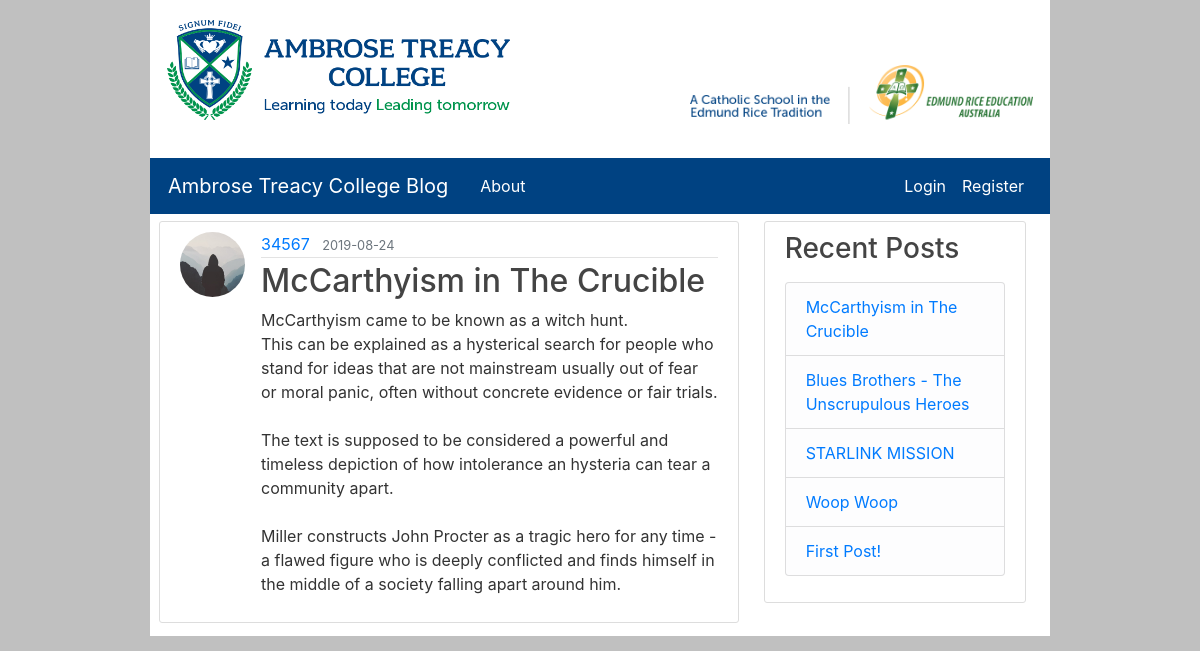
The page /post/5 on the database its author committed.
### flaskBlog/models.py (models this page shows, shortened)
class User(db.Model, UserMixin):
    id = db.Column(db.Integer, primary_key=True)
    username = db.Column(db.String(20), unique=True, nullable=False)
    email = db.Column(db.String(120), unique=True, nullable=False)
    image_file = db.Column(db.String(20), nullable=False, default="default.jpg")
    password = db.Column(db.String(60), nullable=False)
    administrator = db.Column(db.Integer, nullable=True)
    posts = db.relationship("Post", backref="author", lazy=True)
    forename = db.Column(db.String(50), nullable=True)
    surname = db.Column(db.String(50), nullable=True)

class Post(db.Model):
    id = db.Column(db.Integer, primary_key=True)
    title = db.Column(db.String(100), nullable=False)
    date_posted = db.Column(db.DateTime, nullable=False, default=datetime.utcnow)
    content = db.Column(db.Text, nullable=False)
    user_id = db.Column(db.Integer, db.ForeignKey("user.id"), nullable=True)

### flaskBlog/routes.py (the view)
@app.route("/post/<int:post_id>")
def post(post_id):
    posts = Post.query.all()
    post = Post.query.get_or_404(post_id)
    return render_template("post.html", title=post.title, post=post, legend="New Post", posts=posts)

### flaskBlog/templates/post.html (shortened to what this page needs)
{% extends 'layout.html' %}
{% block content %}
<article class="media content-section">
  <img class="rounded-circle article-img"
    src="{{ url_for('static', filename='profile_pics/' + post.author.image_file) }}">
  <div class="media-body">
    <div class="article-metadata">
      <a class="mr-2" href="#">{{ post.author.username }}</a>
      <small class="text-muted">{{ post.date_posted.strftime("%Y-%m-%d") }}</small>
    </div>
    <h2 class="article-title">{{ post.title }}</h2>
    <p class="article-content">{{ post.content }}</p>
  </div>
</article>
{% endblock content %}

### flaskBlog/templates/layout.html (shortened to what this page needs)
<!DOCTYPE html>
<html lang="en">
{% if title == "Administration" %}
{% set bootWidth = 12 %}
{% else %}
{% set bootWidth = 8 %}
{% endif %}
<head>
    <link rel="stylesheet" href="https://maxcdn.bootstrapcdn.com/bootstrap/4.3.1/css/bootstrap.min.css">
    <link rel="stylesheet" type="text/css" href="{{ url_for('static', filename='main.css') }}">
</head>
<body>
    <div class="container">
        <div class="banner">
            <a href="{{ url_for('home') }}"><img class="col-md-5 img-fluid float-left" src="\static\ATCLogo.png"
                    alt="Ambrose Treacy College"></a>
            <a href="http://www.erea.edu.au" target="_blank"><img class="col-md-5 img-fluid float-right" id="EREA"
                    src="\static\EREALogo.png" alt="A Catholic School In The Edmund Rice Tradition"></a>
        </div>
    </div>
    <header class="site-header">
        <nav class="navbar navbar-expand-md navbar-dark bg-steel">
            <div class="container">
                <a class="navbar-brand mr-4" href="{{ url_for('home') }}">Ambrose Treacy College Blog</a>
                <div class="collapse navbar-collapse" id="navbarToggle">
                    <div class="navbar-nav mr-auto">
                        <a class="nav-item nav-link" href="{{ url_for('about') }}">About</a>
                    </div>
                    <div class="navbar-nav">
                        {% if current_user.is_authenticated %}
                        <a class="nav-item nav-link" href="{{ url_for('new_post') }}">New Post</a>
                        <a class="nav-item nav-link" href="{{ url_for('account') }}">Account</a>
                        {% if current_user.administrator == 1 %}
                        <a class="nav-item nav-link" href="{{  url_for('admin')  }}">Administration</a>
                        {% endif %}
                        <a class="nav-item nav-link" href="{{ url_for('logout') }}">Logout</a>
                        {% else %}
                        <a class="nav-item nav-link" href="{{ url_for('login') }}">Login</a>
                        <a class="nav-item nav-link" href="{{ url_for('register') }}">Register</a>
                        {% endif %}
                    </div>
                </div>
            </div>
        </nav>
    </header>
    <main role="main" class="container">
        <div class="row container" style="width: auto; margin-right: 0px;">
            <div class="col-md-{{ bootWidth }}" id="main">
                {% block content %}{% endblock %}
            </div>
            {% if title != "Administration" %}
            <div class="col-md-4" id="side">
                <div class="content-section">
                    <h3>Recent Posts</h3>
                    <p class='text-muted'>
                        <ul class="list-group">
                            {% for post in posts[::-1] %}
                            {% if loop.index <= 10 %}
                            <li class="list-group-item list-group-item-light"><a href="{{ url_for('post', post_id=post.id) }}">{{ post.title }}</a></li>
                            {% endif %}
                            {% endfor %}
                        </ul>
                    </p>
                </div>
            </div>
            {% endif %}
        </div>
    </main>
</body>
</html>

### flaskBlog/static/main.css (style rules this page uses)
html { width: 75% !important; margin: auto !important; background-color: #c0c0c0 !important; }
.banner { height: 150px; padding-top: 20px; margin-bottom: 8px; background-color: #FFFFFF; }
#EREA { padding-top: 45px; }
#main { padding-right: 0px; }
.container { padding-left: 2px; padding-right: 2px; }
body { background: #ffffff; color: #333333; }
h1, h2, h3, h4, h5, h6 { color: #444444; }
.bg-steel { background-color: #004282; }
.site-header .navbar-nav .nav-link { color: #fff; }
.content-section { background: rgb(255, 255, 255); padding: 10px 20px; border: 1px solid #dddddd; border-radius: 3px; margin-top: 7px; margin-bottom: 13px; margin-left: 5px; margin-right: 5px; }
.article-title { color: #444444; }
.article-content { white-space: pre-line; }
.article-img { height: 65px; width: 65px; margin-right: 16px; }
.article-metadata { padding-bottom: 1px; margin-bottom: 4px; border-bottom: 1px solid #e3e3e3 }

### rows shown on the page
User: image_file (placeholder picture), author.username "34567"
Post: date_posted "2019-08-24", title "McCarthyism in The Crucible", content "McCarthyism came to be known as a witch hunt. This can be explained as a hysterical search for people who stand for ideas that are not mainstream usually out of fear or moral panic, often without concrete evidence or fair trials. The text is supposed to be considered a powerful and timeless depiction of how intolerance an hysteria can tear a community apart. Miller constructs John Procter as a tragic hero for any time - a flawed figure who is deeply conflicted and finds himself in the middle of a society falling apart around him."
Post: title "Blues Brothers - The Unscrupulous Heroes"
Post: title "STARLINK MISSION"
Post: title "Woop Woop"
Post: title "First Post!"
